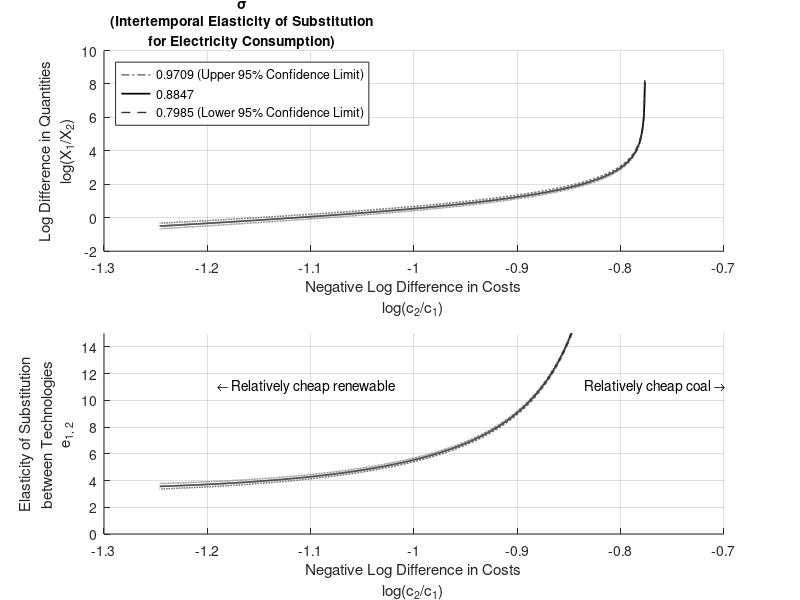

The MATLAB source for this figure:
%% Elasticity of Substitution Sim with error bars on sigma estimate

close all; clear; clc;

% Simulation params
n = 5000;
cost_multiplier = linspace(0.5,2,n);
sigma_range = [0.8847 + 1.96*0.044, 0.8847, 0.8847 - 1.96*0.044];
m = length(sigma_range);

% Exogenous params
c_1 = 104.3;
c_2 = 60;
alpha = [0.6, 0.4];
xi_1  = [1,   1];
xi_2  = [0.1, 1];
budget = 1;


figure('Renderer', 'painters', 'Position', [100 100 900 600])
hold on;

for j = 1:m
    
    sigma = sigma_range(j);
    results = zeros(n,2); 

    for i = 1:n


        phi   = (sigma - 1)/sigma;
        x_1_cost_param = c_1*cost_multiplier(i);
        x_2_cost_param = c_2;

        % Prices
        xi_mat   = [xi_1; xi_2];
        cost_mat = [x_1_cost_param; x_2_cost_param];
        prices   = xi_mat\cost_mat;

        if any(prices<0)
            continue
        end

        % Price Index
        P = ((1/2) * (prices'.^(1-sigma))*(alpha'.^sigma)).^(1/(1-sigma));
        if sigma == 1
            P = 1;
        end
        
        % Quantities
        Y = ((alpha'./prices).^(sigma)) * (budget/P);
           
        X = (xi_mat')\Y;

        results(i,:) = X';

    end    

    output = [];
    output(1,:) = c_1*cost_multiplier'./c_2;
    output(2,:) = results(:,1)./results(:,2);

    % subset to positive quantities
    ind = ~any(output <= 0);
    output = output(:,ind);

    % relationship between log prices and quantities
    subplot(2,1,1);
    hold on;
    
    if sigma == 0.8847
        plot(-log(output(1,:)), log(output(2,:)), ...
            'LineWidth', 1.25, 'Color', 'k');
    elseif sigma < 0.8846
        plot(-log(output(1,:)), log(output(2,:)), ...
            'LineWidth', 1, 'LineStyle', '--', 'Color', [1 1 1]*0.2);
    else
        plot(-log(output(1,:)), log(output(2,:)), ...
            'LineWidth', 1, 'LineStyle', '-.', 'Color', [1 1 1]*0.4);
    end
    
    
    % relationship between e and log prices
    subplot(2,1,2);
    hold on;
    
    if sigma == 0.8847
        plot(-log(output(1,2:end)), ...
            diff(log(output(2,:)))./diff(-log(output(1,:))), ...
            'LineWidth', 1.25, 'Color', 'k');
    elseif sigma < 0.8846
        plot(-log(output(1,2:end)), ...
            diff(log(output(2,:)))./diff(-log(output(1,:))), ...
            'LineWidth', 1, 'LineStyle', '--', 'Color', [1 1 1]*0.2);
    else
        plot(-log(output(1,2:end)), ...
            diff(log(output(2,:)))./diff(-log(output(1,:))), ...
            'LineWidth', 1, 'LineStyle', '-.', 'Color', [1 1 1]*0.4);
    end
    
end

%% Plot formatting

% Format subplot 1
subplot(2,1,1);
legend('0.9709 (Upper 95% Confidence Limit)', '0.8847', ...
    '0.7985 (Lower 95% Confidence Limit)')
xlabel({'Negative Log Difference in Costs', 'log(c_2/c_1)'})
ylabel({'Log Difference in Quantities', 'log(X_1/X_2)'})
xlim([-1.3, -0.7])
grid('on')

% Format legend
[hleg,att] = legend('show');
legend('Location', 'northwest')
title(hleg, {'\sigma', '(Intertemporal Elasticity of Substitution', ...
    'for Electricity Consumption)'})

% Format subplot 2
subplot(2,1,2);
xlabel({'Negative Log Difference in Costs', 'log(c_2/c_1)'})
ylabel({'Elasticity of Substitution', ...
    'between Technologies', 'e_{1, 2}',})
xlim([-1.3, -0.7])
ylim([0 15])
grid('on')

% Add labels to subplot 2
text(-1.19, 11.1, '\leftarrow Relatively cheap renewable')
text(-0.835, 11.1, 'Relatively cheap coal \rightarrow')

% Save figure
print(gcf,'../../figures/fig_elasticity_alt.png','-dpng','-r300')

